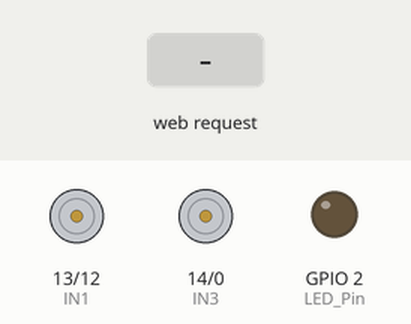
Recording of a sketch running on a simulated ESP8266 (NodeMCU). On the bench: motor-driver pin pairs drawn as motors (green arrow = first pin HIGH = forward, orange = second pin HIGH = backward, longer = more drive), output pins drawn as LEDs (lit = HIGH). The test bench sets the inputs (shaded band). WiFi joins after 1.5 s; servers stay silent unless stated; what the sketch prints to the serial monitor is not drawn.

Above: at 2.7 s.
2.8 s: HTTP request GET /AVANZAR received
At 4.0 s:
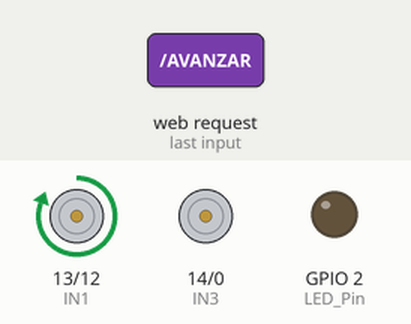
4.3 s: HTTP request GET /GIRARALADERECHA received
At 5.3 s:
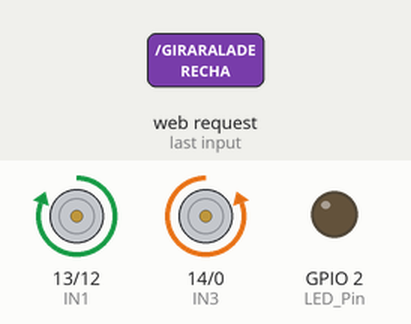
5.8 s: HTTP request GET /RETROCEDER received
At 6.4 s:
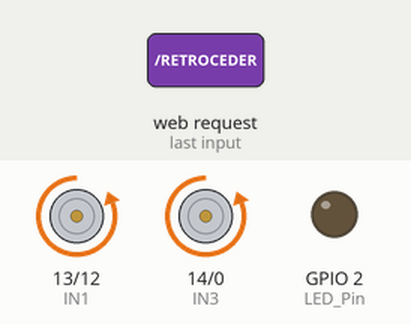
Timing chart, 0 to 8.8 s (numbered marks = the images above; inputs shaded):
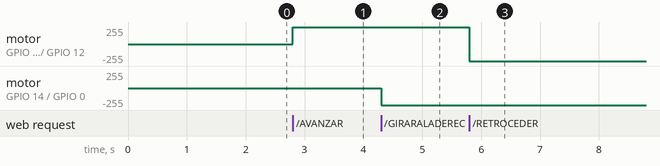

Measured:
- after the input at 2.8 s, motor on GPIO 13 (IN1) / GPIO 12 (IN2): stopped → forward 255/255 at once
- after the input at 4.3 s, motor on GPIO 14 (IN3) / GPIO 0 (IN4): stopped → backward 255/255 at once
- after the input at 5.8 s, motor on GPIO 13 (IN1) / GPIO 12 (IN2): forward 255/255 → backward 255/255 at once

The sketch:

ESP8266_Ajax_Button_Led_ClickDown-ClickUP.ino
```cpp
/*
 * Sketch: ESP8266_LED_CONTROL_AJAX_02
 * Intended to be run on an ESP8266
 */

String header = "HTTP/1.1 200 OK\r\nContent-Type: text/html\r\n\r\n";

String html_1 = R"=====(
<!DOCTYPE html>
<html>
 <head>
 <meta name='viewport' content='width=device-width, initial-scale=1.0'/>
 <meta charset='utf-8'>
 <style>
  body {font-size:140%;}
  #main {display: table; margin: auto;  padding: 0 10px 0 10px; }
  h2 {text-align:center; }
  .btn { padding:10px 10px 10px 10px; width:100%;  background-color: #e7e7e7; font-size: 120%;}
 </style>

<script>

            function CuandoPresiona(id_Button,btn){

                switch (id_Button) {
                    case 'btn_Avanzar':
                        comando = 'AVANZAR';
                        break;
                    case 'btn_Izquierda':
                        comando = 'GIRARALAIZQUIERDA';
                        break;
                    case 'btn_Derecha':
                        comando = 'GIRARALADERECHA';
                        break;
                    case 'btn_Retroceder':
                        comando = 'RETROCEDER';
                        break;
                }
                ajaxLoad(comando);

                btn.style.backgroundColor = '#4CAF50';
            };

            function CuandoDejaDePresionar(id_Button,btn){
                debugger;

                switch (id_Button) {
                    case 'btn_Avanzar':
                        comando = 'PARARAVANCERETROCESO';
                        break;
                    case 'btn_Izquierda':
                        comando = 'PARARGIROIZQUIERDADERECHA';
                        break;
                    case 'btn_Derecha':
                        comando = 'PARARGIROIZQUIERDADERECHA';
                        break;
                    case 'btn_Retroceder':
                        comando = 'PARARAVANCERETROCESO';
                        break;
                }

                ajaxLoad(comando);

                btn.style.backgroundColor = '#e7e7e7';
            };


var ajaxRequest = null;
if (window.XMLHttpRequest)  { ajaxRequest =new XMLHttpRequest(); }
else                        { ajaxRequest =new ActiveXObject("Microsoft.XMLHTTP"); }


function ajaxLoad(ajaxURL)
{
  if(!ajaxRequest){ alert("AJAX is not supported."); return; }

  ajaxRequest.open("GET",ajaxURL,true);
  ajaxRequest.onreadystatechange = function()
  {
    if(ajaxRequest.readyState == 4 && ajaxRequest.status==200)
    {
      var ajaxResult = ajaxRequest.responseText;
    }
  }
  ajaxRequest.send();
}

</script>

 <title>LED Control</title>
</head>
<body>
 <div id='main'>
  <h2>LED Control</h2>
)=====";

String html_2 = R"=====(
  <button id="btn_Avanzar" class="btn">Avanzar</button>
  <input type="button" id="btn_Izquierda"   value="Izquierda"   class="btn"   />
  <input type="button" id="btn_Derecha"     value="Derecha"     class="btn"   />
  <input type="button" id="btn_Retroceder"  value="Retroceder"  class="btn"   />
)=====";

String html_3 = R"=====(
  <script>
   debugger
        var id_btn_Avanzar = "btn_Avanzar";
        var id_btn_Izquierda = "btn_Izquierda";
        var id_btn_Derecha = "btn_Derecha";
        var id_btn_Retroceder = "btn_Retroceder";

        var elementAvanzar = document.querySelector('#'+id_btn_Avanzar);
        elementAvanzar.onpointerdown = (e) => { CuandoPresiona(id_btn_Avanzar,elementAvanzar); };
        elementAvanzar.onpointerup = (e) => { CuandoDejaDePresionar(id_btn_Avanzar,elementAvanzar); };

        var elementIzquierda = document.querySelector('#'+id_btn_Izquierda);
        elementIzquierda.onpointerdown = (e) => { CuandoPresiona(id_btn_Izquierda,elementIzquierda); };
        elementIzquierda.onpointerup = (e) => { CuandoDejaDePresionar(id_btn_Izquierda,elementIzquierda); };

        var elementDerecha = document.querySelector('#'+id_btn_Derecha);
        elementDerecha.onpointerdown = (e) => { CuandoPresiona(id_btn_Derecha,elementDerecha); };
        elementDerecha.onpointerup = (e) => { CuandoDejaDePresionar(id_btn_Derecha,elementDerecha); };

        var elementRetroceder = document.querySelector('#'+id_btn_Retroceder);
        elementRetroceder.onpointerdown = (e) => { CuandoPresiona(id_btn_Retroceder,elementRetroceder); };
        elementRetroceder.onpointerup = (e) => { CuandoDejaDePresionar(id_btn_Retroceder,elementRetroceder); };
  </script>
)=====";

String html_4 = R"=====(
 </div>
</body>
</html>
)=====";

#include <ESP8266WiFi.h>

// change these values to match your network
//char ssid[] = "Telecentro-3090";       //  your network SSID (name)
//char pass[] = "QKKMIFZPJ7CX";          //  your network password

//wificredentials
char ssid[] = "TP-Link_EF66";
char pass[] = "30994393";

WiFiServer server(80);


String request = "";
int LED_Pin = 02;

//Motor Trasero
int IN1 = 13 ;        // L298N in1 motors Right     GPIO13(D7)
int IN2 = 12 ;        // L298N in2 motors Right     GPIO12(D6)
//Motor Delantero
int IN3 = 14 ;        // L298N in3 motors Left      GPIO14(D5)
int IN4 = 0  ;       // L298N in4 motors Left      GPIO0 (D3)

void setup()
{
    pinMode(IN1, OUTPUT);
    pinMode(IN2, OUTPUT);
    pinMode(IN3, OUTPUT);
    pinMode(IN4, OUTPUT);

    pinMode(LED_Pin, OUTPUT);

    Serial.begin(115200);
    Serial.println();
    Serial.println("Serial started at 115200");
    Serial.println("ESP8266_LED_CONTROL_AJAX_02");
    Serial.println();

    // Connect to a WiFi network
    Serial.print(F("Connecting to "));  Serial.println(ssid);
    WiFi.begin(ssid, pass);

    while (WiFi.status() != WL_CONNECTED)
    {
        Serial.print(".");
        delay(500);
    }

    Serial.println("");
    Serial.println(F("[CONNECTED]"));
    Serial.print("[IP ");
    Serial.print(WiFi.localIP());
    Serial.println("]");

    // start a server
    server.begin();
    Serial.println("Server started");

} // void setup()


void loop()
{
    // Check if a client has connected
    WiFiClient client = server.available();
    if (!client)  {  return;  }

    // Read the first line of the request
    request = client.readStringUntil('\r');

    Serial.print("request: "); Serial.println(request);

    if      (request.indexOf("AVANZAR") > 0 )                   { IrHaciaAdelante();      Serial.println("avazar");}
    else if (request.indexOf("PARARAVANCERETROCESO") > 0 )      { PararAvanceRetroceso(); Serial.println("parar"); }
    else if (request.indexOf("GIRARALAIZQUIERDA") > 0 )         { GirarALaIzquierda();    Serial.println("izquierda");}
    else if (request.indexOf("GIRARALADERECHA") > 0 )           { GirarALaDerecha();      Serial.println("derecha");}
    else if (request.indexOf("RETROCEDER") > 0 )                { IrHaciaAtras();         Serial.println("atras");}
    else if (request.indexOf("PARARGIROIZQUIERDADERECHA") > 0 ) { PararRotacion();        Serial.println("parargiroizqdere"); }
    else{
      client.flush();
        client.print( header );
        client.print( html_1 );
        client.print( html_2 );
        client.print( html_3 );
        client.print( html_4 );
        delay(5);
    }


  // The client will actually be disconnected when the function returns and 'client' object is detroyed
} // void loop()

//REGION Funciones del motor
          void IrHaciaAdelante(){
                //Cancelar la intruccion contraria para no quemar los componentes
                digitalWrite(IN1, LOW);
                digitalWrite(IN2, LOW);

                //Tracciona las traseras hacia adelante
                digitalWrite(IN1, HIGH);
                digitalWrite(IN2, LOW);
             }
          void IrHaciaAtras(){
                //Cancelar la intruccion contraria para no quemar los componentes
                digitalWrite(IN1, LOW);
                digitalWrite(IN2, LOW);

                //Tracciona las traseras hacia atras
                digitalWrite(IN1, LOW);
                digitalWrite(IN2, HIGH);
             }
          void PararAvanceRetroceso(){

                //Cancelar la intruccion para no quemar los componentes
                digitalWrite(IN1, LOW);
                digitalWrite(IN2, LOW);
             }

          void GirarALaDerecha(){
                //Cancelar la intruccion contraria para no quemar los componentes
                digitalWrite(IN3, LOW);
                digitalWrite(IN4, LOW);

                //Rota las delanteras hacia la Derecha
                digitalWrite(IN3, LOW);
                digitalWrite(IN4, HIGH);
             }
          void GirarALaIzquierda(){
                //Cancelar la intruccion contraria para no quemar los componentes
                digitalWrite(IN3, LOW);
                digitalWrite(IN4, LOW);

                 //Rota las delanteras hacia la Izquierda
                digitalWrite(IN3, HIGH);
                digitalWrite(IN4, LOW);
             }
          void PararRotacion(){
                //Cancelar la intruccion para no quemar los componentes
                digitalWrite(IN3, LOW);
                digitalWrite(IN4, LOW);
             }
//END REGION Funciones motor
```
